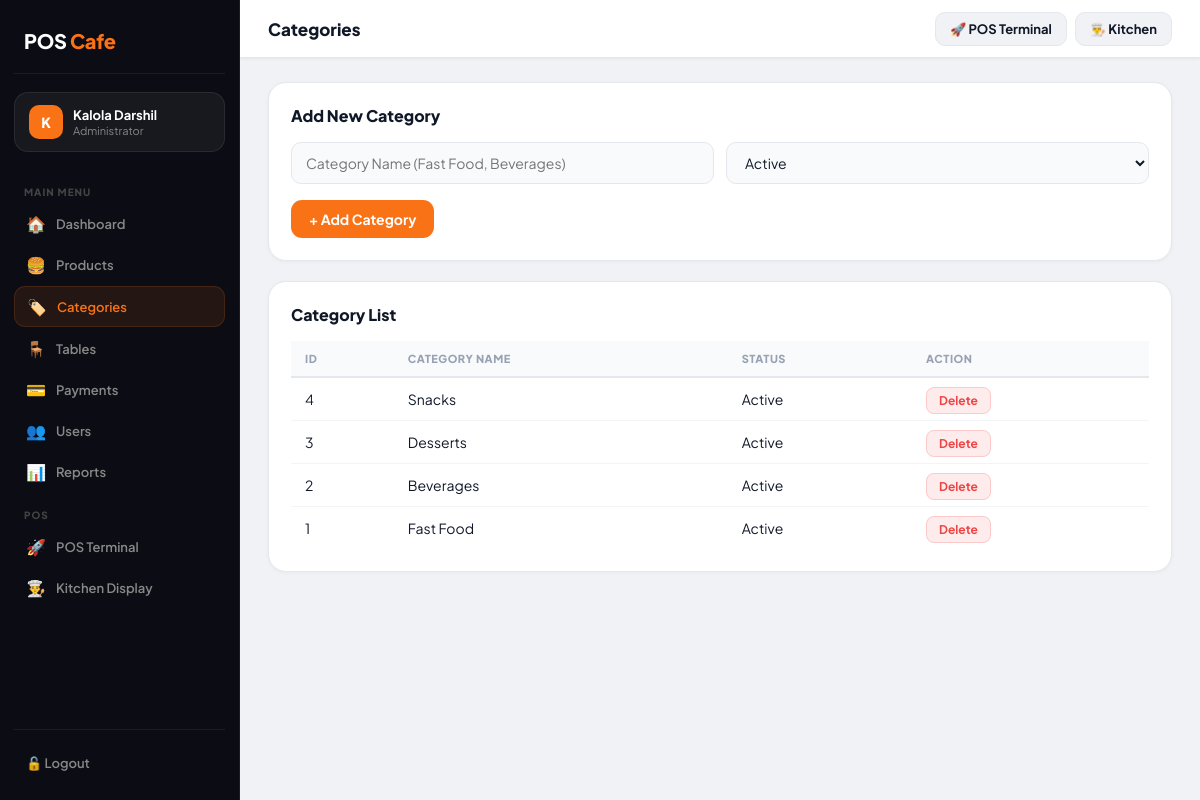
Screenshot of /admin/categories.php (signed in) with the database file from the repository.
### tables this page shows
CREATE TABLE `categories` (
  `id` int(11) NOT NULL,
  `category_name` varchar(100) NOT NULL,
  `status` enum('active','inactive') DEFAULT 'active',
  `created_at` timestamp NOT NULL DEFAULT current_timestamp()
);

### admin/categories.php (the view, shortened to what this page needs)
<?php
include("../config/db.php");
include("layout/header.php");
$categories = mysqli_query($conn, "SELECT * FROM categories ORDER BY id DESC");
?>
<div class="panel">
    <h3>Add New Category</h3>
    <form method="POST">
        <div class="form-grid">
            <input type="text" name="category_name" placeholder="Category Name (Fast Food, Beverages)" required>
            <select name="status">
                <option value="active">Active</option>
            </select>
        </div>
        <div style="margin-top:16px;">
            <button type="submit" name="add_category" class="btn-primary">+ Add Category</button>
        </div>
    </form>
</div>
<div class="panel">
    <h3>Category List</h3>
    <div class="table-wrap">
        <table>
            <tr>
                <th>ID</th>
                <th>Category Name</th>
                <th>Status</th>
                <th>Action</th>
            </tr>
            <?php while($row = mysqli_fetch_assoc($categories)) { ?>
            <tr>
                <td><?php echo $row['id']; ?></td>
                <td><?php echo htmlspecialchars($row['category_name']); ?></td>
                <td>
                    <span class="<?php echo ($row['status'] == 'active') ? 'status-yes' : 'status-no'; ?>">
                        <?php echo ucfirst($row['status']); ?>
                    </span>
                </td>
                <td>
                    <a class="action-btn delete-btn" href="delete_category.php?id=<?php echo $row['id']; ?>" onclick="return confirm('Delete this category?')">Delete</a>
                </td>
            </tr>
            <?php } ?>
        </table>
    </div>
</div>
<?php include("layout/footer.php"); ?>

### admin/layout/header.php (style rules this page uses)
*,*::before,*::after { margin:0;padding:0;box-sizing:border-box; }
:root { --primary:#F97316;--primary-dark:#EA6C0A;--primary-dim:rgba(249,115,22,0.1); --sidebar:#0C0C14;--sidebar-border:rgba(255,255,255,0.07); --bg:#F0F2F5;--surface:#FFF;--border:#E4E7EC; --text:#101828;--text2:#667085;--text3:#98A2B3; --success:#12B76A;--danger:#EF4444;--warning:#F59E0B; }
body { font-family:'Plus Jakarta Sans',sans-serif;background:var(--bg);color:var(--text); }
.panel { background:var(--surface);border:1px solid var(--border);border-radius:18px;padding:22px;margin-bottom:20px;box-shadow:0 1px 4px rgba(0,0,0,0.04); }
.panel h3 { font-size:16px;font-weight:800;margin-bottom:16px; }
.form-grid { display:grid;grid-template-columns:1fr 1fr;gap:12px; }
.form-grid input,.form-grid select,.form-grid textarea,textarea,input[type=text],input[type=number],input[type=email],select { width:100%;padding:10px 14px;background:#F8FAFC;border:1px solid var(--border);border-radius:10px; font-family:'Plus Jakarta Sans',sans-serif;font-size:14px;color:var(--text);transition:0.15s; }
.btn-primary { background:var(--primary);color:white;border:none;border-radius:11px;padding:10px 18px;font-family:'Plus Jakarta Sans',sans-serif;font-size:14px;font-weight:700;cursor:pointer;transition:0.15s; }
.table-wrap { overflow-x:auto; }
.table-wrap table { width:100%;border-collapse:collapse; }
.table-wrap th { font-size:11px;font-weight:800;text-transform:uppercase;letter-spacing:0.5px;color:var(--text3);padding:11px 14px;text-align:left;border-bottom:2px solid var(--border);background:#F8FAFC;white-space:nowrap; }
.table-wrap td { padding:12px 14px;border-bottom:1px solid #F2F4F7;font-size:14px;vertical-align:middle; }
.table-wrap tr:last-child td { border-bottom:none; }
.action-btn { text-decoration:none;padding:5px 12px;border-radius:8px;font-size:12px;font-weight:700;transition:0.15s;border:none;cursor:pointer;font-family:'Plus Jakarta Sans',sans-serif; }
.delete-btn { background:rgba(239,68,68,0.1);color:var(--danger);border:1px solid rgba(239,68,68,0.2); }

### rows the page displays
categories: id "4", category_name "Snacks", status "Active"
categories: id "3", category_name "Desserts", status "Active"
categories: id "2", category_name "Beverages", status "Active"
categories: id "1", category_name "Fast Food", status "Active"

### other values shown
substr($user_name,0,1) "K"
$user_name "Kalola Darshil"
$n['icon'] "🏠"
$n['label'] "Dashboard"
$n['icon'] "🍔"
$n['label'] "Products"
$n['icon'] "🏷️"
$n['label'] "Categories"
$n['icon'] "🪑"
$n['label'] "Tables"
$n['icon'] "💳"
$n['label'] "Payments"
$n['icon'] "👥"
$n['label'] "Users"
$n['icon'] "📊"
